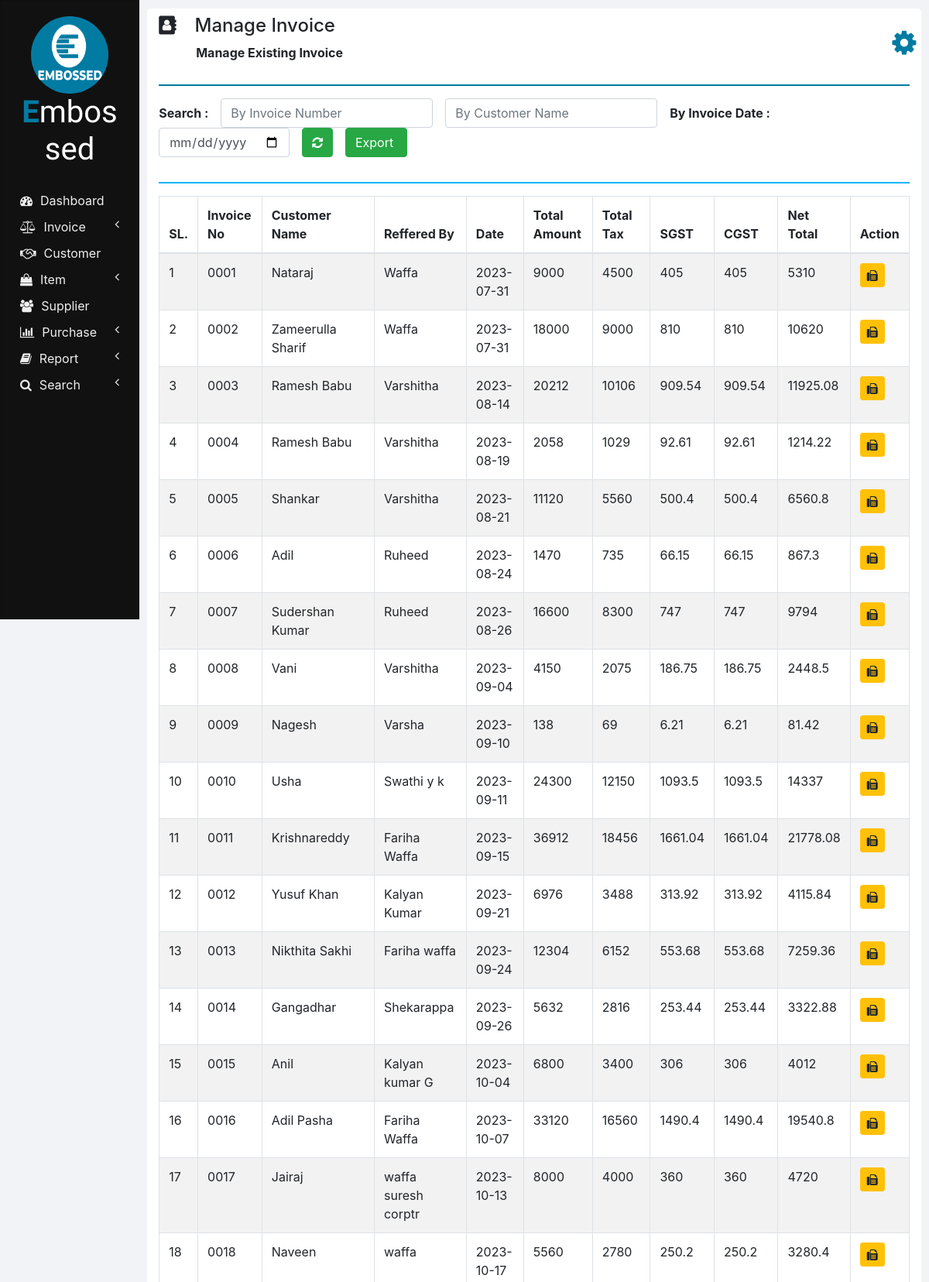
Page /manage_invoice.php (upper part) on the committed database.
### tables this page shows
CREATE TABLE IF NOT EXISTS `invoices` (
  `INVOICE_ID` int NOT NULL AUTO_INCREMENT,
  `NET_TOTAL` double DEFAULT NULL,
  `INVOICE_DATE` date NOT NULL,
  `CUSTOMER_ID` int NOT NULL,
  `TOTAL_AMOUNT` double NOT NULL,
  `TOTAL_DISCOUNT` double NOT NULL,
  `TOTAL_TAX` int NOT NULL DEFAULT '18',
  `STAX` varchar(11) DEFAULT NULL,
  `CTAX` varchar(11) DEFAULT NULL,
  `REFFERED` varchar(22) NOT NULL,
  PRIMARY KEY (`INVOICE_ID`)
);

CREATE TABLE IF NOT EXISTS `customers` (
  `ID` int NOT NULL AUTO_INCREMENT,
  `NAME` varchar(20) NOT NULL,
  `CONTACT_NUMBER` varchar(10) NOT NULL,
  `ADDRESS` varchar(100) NOT NULL,
  `STATE` varchar(100) NOT NULL,
  `COUNTRY` varchar(100) NOT NULL,
  `VEHICLE_NUMBER` varchar(20) DEFAULT NULL,
  `GST_NUMBER` varchar(100) DEFAULT NULL,
  PRIMARY KEY (`ID`)
);

### php/manage_invoice.php (the view, shortened to what this page needs)
<?php
  function showInvoices() {
    require "db_connection.php";
    if($con) {
      $seq_no = 0;
      $query = "SELECT * FROM invoices INNER JOIN customers ON invoices.CUSTOMER_ID = customers.ID";
      $result = mysqli_query($con, $query);
      while($row = mysqli_fetch_array($result)) {
        $seq_no++;
        showInvoiceRow($seq_no, $row);
      }
    }
  }
  function showInvoiceRow($seq_no, $row) {
    ?>
    <tr>
      <td><?php echo $seq_no; ?></td>
      <td><?php echo convertToPaddedString($row['INVOICE_ID']); ?></td>
      <td><?php echo $row['NAME']; ?></td>
      <td><?php echo $row['REFFERED']; ?></td>
      <td><?php echo $row['INVOICE_DATE']; ?></td>
      <td><?php echo $row['TOTAL_AMOUNT']; ?></td>
      <td><?php echo $row['TOTAL_DISCOUNT']; ?></td>
      <td><?php echo $row['STAX']; ?></td>
      <td><?php echo $row['CTAX']; ?></td>
      <td><?php echo $row['NET_TOTAL']; ?></td>
      <td>
        <button class="btn btn-warning btn-sm" onclick="printInvoice(<?php echo $row['INVOICE_ID']; ?>);">
          <i class="fa fa-fax"></i>
        </button>
      </td>
    </tr>
    <?php
  }
function convertToPaddedString($number, $length = 4) {
    return str_pad($number, $length, '0', STR_PAD_LEFT);
}
    ?>

### css/sidenav.css (style rules this page uses)
body { background-color: #f1f3f6; }
.sidenav { width: 15%; height: 100vh; background-color: #222222; position: fixed; z-index: 1; flex: 1 0 auto; }
.card { width: 100%; height: 100%; top: 0; border-radius: 0; background-color: #111111; }
.logo .logo-caption { font-family: 'Poiret One', cursive; color: #ffffff; text-align: center; margin-bottom: 25px; }
.logo .profile { margin-left: 50%; border-radius: 50%; transform: translate(-50%); }
.logo .tweak { color: #027ba3; font-weight: bold; }
.main-menu-item { padding: 5px 5px; cursor: pointer; }
.main-menu-item > a { color: #eeeeee; text-decoration: none; font-size: 16px; }
.main-menu-item > a > span { margin-left: 10px; }

### css/home.css (style rules this page uses)
html, body { height: 100vh; }

### rows in the picture
invoices: seq_no "1", INVOICE_ID "0001", CUSTOMER_ID.NAME "Nataraj", REFFERED "Waffa", INVOICE_DATE "2023-07-31", TOTAL_AMOUNT "9000", TOTAL_DISCOUNT "4500", STAX "405", CTAX "405", NET_TOTAL "5310"
invoices: seq_no "2", INVOICE_ID "0002", CUSTOMER_ID.NAME "Zameerulla Sharif", REFFERED "Waffa", INVOICE_DATE "2023-07-31", TOTAL_AMOUNT "18000", TOTAL_DISCOUNT "9000", STAX "810", CTAX "810", NET_TOTAL "10620"
invoices: seq_no "3", INVOICE_ID "0003", CUSTOMER_ID.NAME "Ramesh Babu", REFFERED "Varshitha", INVOICE_DATE "2023-08-14", TOTAL_AMOUNT "20212", TOTAL_DISCOUNT "10106", STAX "909.54", CTAX "909.54", NET_TOTAL "11925.08"
invoices: seq_no "4", INVOICE_ID "0004", CUSTOMER_ID.NAME "Ramesh Babu", REFFERED "Varshitha", INVOICE_DATE "2023-08-19", TOTAL_AMOUNT "2058", TOTAL_DISCOUNT "1029", STAX "92.61", CTAX "92.61", NET_TOTAL "1214.22"
invoices: seq_no "5", INVOICE_ID "0005", CUSTOMER_ID.NAME "Shankar", REFFERED "Varshitha", INVOICE_DATE "2023-08-21", TOTAL_AMOUNT "11120", TOTAL_DISCOUNT "5560", STAX "500.4", CTAX "500.4", NET_TOTAL "6560.8"
invoices: seq_no "6", INVOICE_ID "0006", CUSTOMER_ID.NAME "Adil", REFFERED "Ruheed", INVOICE_DATE "2023-08-24", TOTAL_AMOUNT "1470", TOTAL_DISCOUNT "735", STAX "66.15", CTAX "66.15", NET_TOTAL "867.3"
invoices: seq_no "7", INVOICE_ID "0007", CUSTOMER_ID.NAME "Sudershan Kumar", REFFERED "Ruheed", INVOICE_DATE "2023-08-26", TOTAL_AMOUNT "16600", TOTAL_DISCOUNT "8300", STAX "747", CTAX "747", NET_TOTAL "9794"
invoices: seq_no "8", INVOICE_ID "0008", CUSTOMER_ID.NAME "Vani", REFFERED "Varshitha", INVOICE_DATE "2023-09-04", TOTAL_AMOUNT "4150", TOTAL_DISCOUNT "2075", STAX "186.75", CTAX "186.75", NET_TOTAL "2448.5"
invoices: seq_no "9", INVOICE_ID "0009", CUSTOMER_ID.NAME "Nagesh", REFFERED "Varsha", INVOICE_DATE "2023-09-10", TOTAL_AMOUNT "138", TOTAL_DISCOUNT "69", STAX "6.21", CTAX "6.21", NET_TOTAL "81.42"
invoices: seq_no "10", INVOICE_ID "0010", CUSTOMER_ID.NAME "Usha", REFFERED "Swathi y k", INVOICE_DATE "2023-09-11", TOTAL_AMOUNT "24300", TOTAL_DISCOUNT "12150", STAX "1093.5", CTAX "1093.5", NET_TOTAL "14337"
invoices: seq_no "11", INVOICE_ID "0011", CUSTOMER_ID.NAME "Krishnareddy", REFFERED "Fariha Waffa", INVOICE_DATE "2023-09-15", TOTAL_AMOUNT "36912", TOTAL_DISCOUNT "18456", STAX "1661.04", CTAX "1661.04", NET_TOTAL "21778.08"
invoices: seq_no "12", INVOICE_ID "0012", CUSTOMER_ID.NAME "Yusuf Khan", REFFERED "Kalyan Kumar", INVOICE_DATE "2023-09-21", TOTAL_AMOUNT "6976", TOTAL_DISCOUNT "3488", STAX "313.92", CTAX "313.92", NET_TOTAL "4115.84"
invoices: seq_no "13", INVOICE_ID "0013", CUSTOMER_ID.NAME "Nikthita Sakhi", REFFERED "Fariha waffa", INVOICE_DATE "2023-09-24", TOTAL_AMOUNT "12304", TOTAL_DISCOUNT "6152", STAX "553.68", CTAX "553.68", NET_TOTAL "7259.36"
invoices: seq_no "14", INVOICE_ID "0014", CUSTOMER_ID.NAME "Gangadhar", REFFERED "Shekarappa", INVOICE_DATE "2023-09-26", TOTAL_AMOUNT "5632", TOTAL_DISCOUNT "2816", STAX "253.44", CTAX "253.44", NET_TOTAL "3322.88"
invoices: seq_no "15", INVOICE_ID "0015", CUSTOMER_ID.NAME "Anil", REFFERED "Kalyan kumar G", INVOICE_DATE "2023-10-04", TOTAL_AMOUNT "6800", TOTAL_DISCOUNT "3400", STAX "306", CTAX "306", NET_TOTAL "4012"
invoices: seq_no "16", INVOICE_ID "0016", CUSTOMER_ID.NAME "Adil Pasha", REFFERED "Fariha Waffa", INVOICE_DATE "2023-10-07", TOTAL_AMOUNT "33120", TOTAL_DISCOUNT "16560", STAX "1490.4", CTAX "1490.4", NET_TOTAL "19540.8"
invoices: seq_no "17", INVOICE_ID "0017", CUSTOMER_ID.NAME "Jairaj", REFFERED "waffa suresh corptr", INVOICE_DATE "2023-10-13", TOTAL_AMOUNT "8000", TOTAL_DISCOUNT "4000", STAX "360", CTAX "360", NET_TOTAL "4720"
invoices: seq_no "18", INVOICE_ID "0018", CUSTOMER_ID.NAME "Naveen", REFFERED "waffa", INVOICE_DATE "2023-10-17", TOTAL_AMOUNT "5560", TOTAL_DISCOUNT "2780", STAX "250.2", CTAX "250.2", NET_TOTAL "3280.4"

### other values in the picture
$heading "Manage Invoice"
$sub_heading "Manage Existing Invoice"
